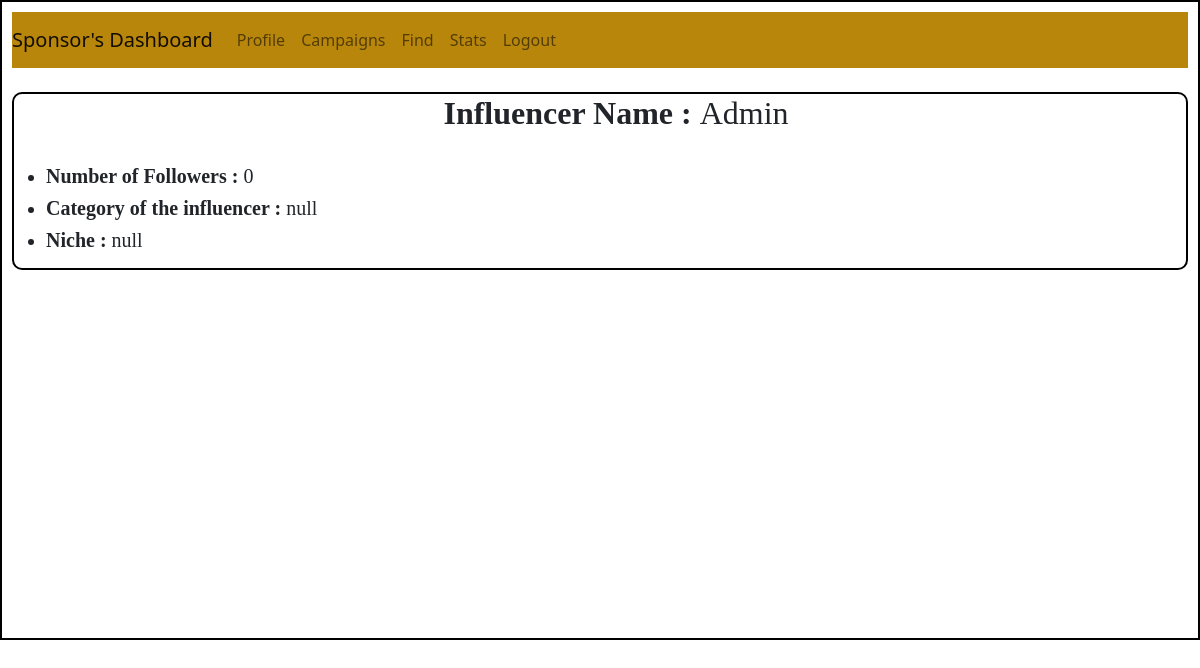
Screenshot of /view/influencer/1 with the database file from the repository.
### backend/models.py (models this page shows)
class User(db.Model):
    __tablename__ = "user"
    id = db.Column(db.Integer, primary_key = True, nullable = False, autoincrement = True)
    email = db.Column(db.String, nullable = False)
    full_name = db.Column(db.String, nullable = False)
    search_name = db.Column(db.String, nullable = False, default="null")
    user_name = db.Column(db.String, unique = True, nullable = False)
    pwd = db.Column(db.String, nullable = False, default="null")
    category = db.Column(db.String, nullable = False, default="null")
    niche = db.Column(db.String, nullable = False, default="null")
    followers = db.Column(db.Integer, nullable=False, default = 0)
    type = db.Column(db.String, nullable = False, default = "general")
    is_flagged = db.Column(db.String, nullable=False, default="False")
    ad_request = db.relationship("Ad_request", cascade="all, delete", backref="user")

### backend/controllers.py (the view)
@app.route('/view/influencer/<int:user_id>')
def view_user(user_id):
    user = User.query.get(user_id)
    return render_template("sponser_view_influencer.html", user = user)

### templates/sponser_view_influencer.html (shortened to what this page needs)
<!DOCTYPE html>
<html lang="en">
<head>
    <link rel="stylesheet" href = "/static/dashboardstyle.css">
    <link href="https://cdn.jsdelivr.net/npm/bootstrap@5.0.2/dist/css/bootstrap.min.css" rel="stylesheet">
</head>
<body>
    <div id = "container-sponser-view">
      <nav class="navbar navbar-expand-lg navbar-light" style="background-color: darkgoldenrod;">
        <a class="navbar-brand" href="#">Sponsor's Dashboard</a>
        <div class="collapse navbar-collapse" id="navbarNav">
          <ul class="navbar-nav">
            <li class="nav-item active">
              <a class="nav-link" href="/sponser/dashboard/profile"> Profile </a>
            </li>
            <li class="nav-item active">
              <a class="nav-link" href="/sponser/dashboard/campaign"> Campaigns</span></a>
            </li>
            <li class="nav-item active">
              <a class="nav-link" href="/sponser/dashboard/find"> Find</span></a>
            </li>
            <li class="nav-item active">
              <a class="nav-link" href="/sponser/stats"> Stats </span></a>
            </li>
            <li class="nav-item">
              <a class="nav-link" href="/login"> Logout</a>
            </li>
      </nav><br>
      <div id="main-admin" >
        <ul>
            <div style="text-align: center;">
               <h2 style="font-family: 'Times New Roman', Times, serif;"><strong>Influencer Name : </strong> {{ user.full_name }}</h2><br>
           </div>
              <li>
                <h5 style="font-family: 'Times New Roman', Times, serif;"><strong>Number of Followers :</strong> {{ user.followers }} </h5>
              </li>
              <li>
                <h5 style="font-family: 'Times New Roman', Times, serif;"><strong>Category of the influencer :</strong> {{ user.category }}</h5>
              </li>
              <li>
                <h5 style="font-family: 'Times New Roman', Times, serif;"><strong>Niche :</strong> {{ user.niche }}</h5>
              </li>
          </ul>
      </div>

### static/dashboardstyle.css (style rules this page uses)
* { margin: 0%; padding: 0%; }
#container-sponser-view { border: 2px solid black; padding: 10px; height: 640px; }
#main-admin { border: 2px solid black; border-radius: 10px; }

### rows the page displays
User: full_name "Admin", followers "0", category "null", niche "null"
